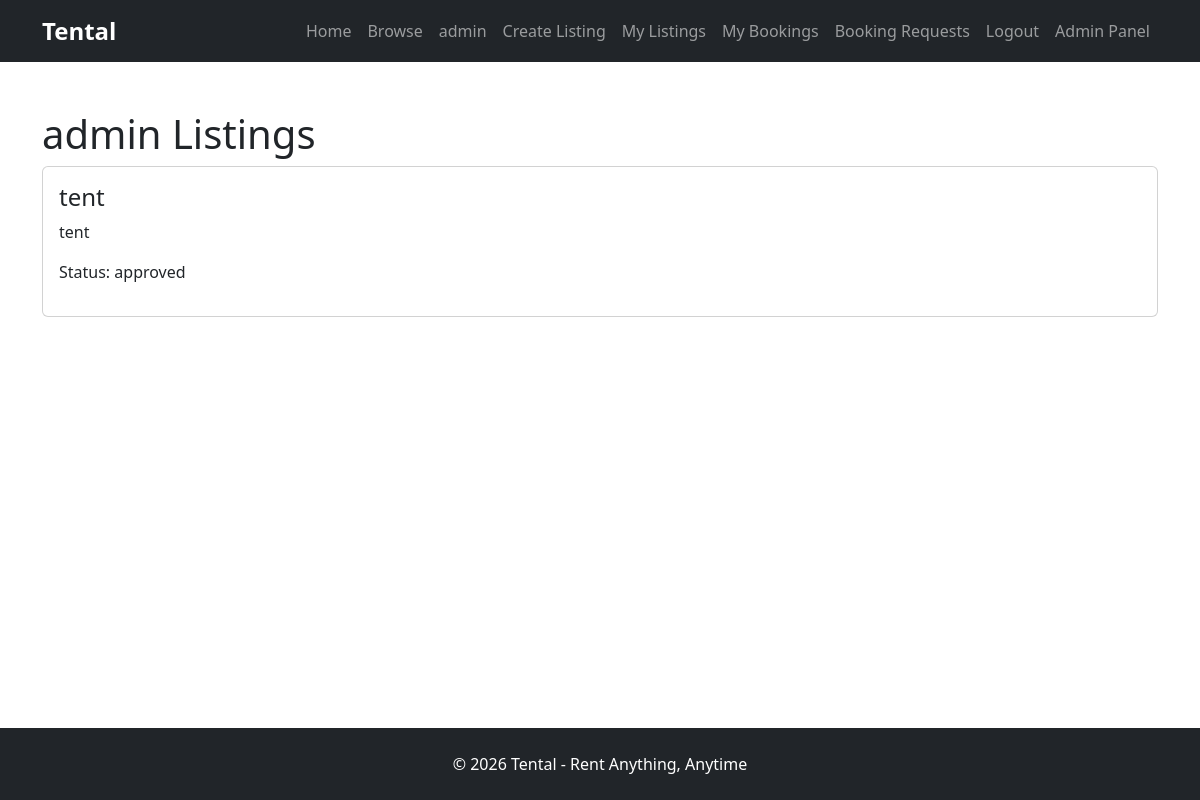
The app's page /admin/user/1 (signed in), older data.
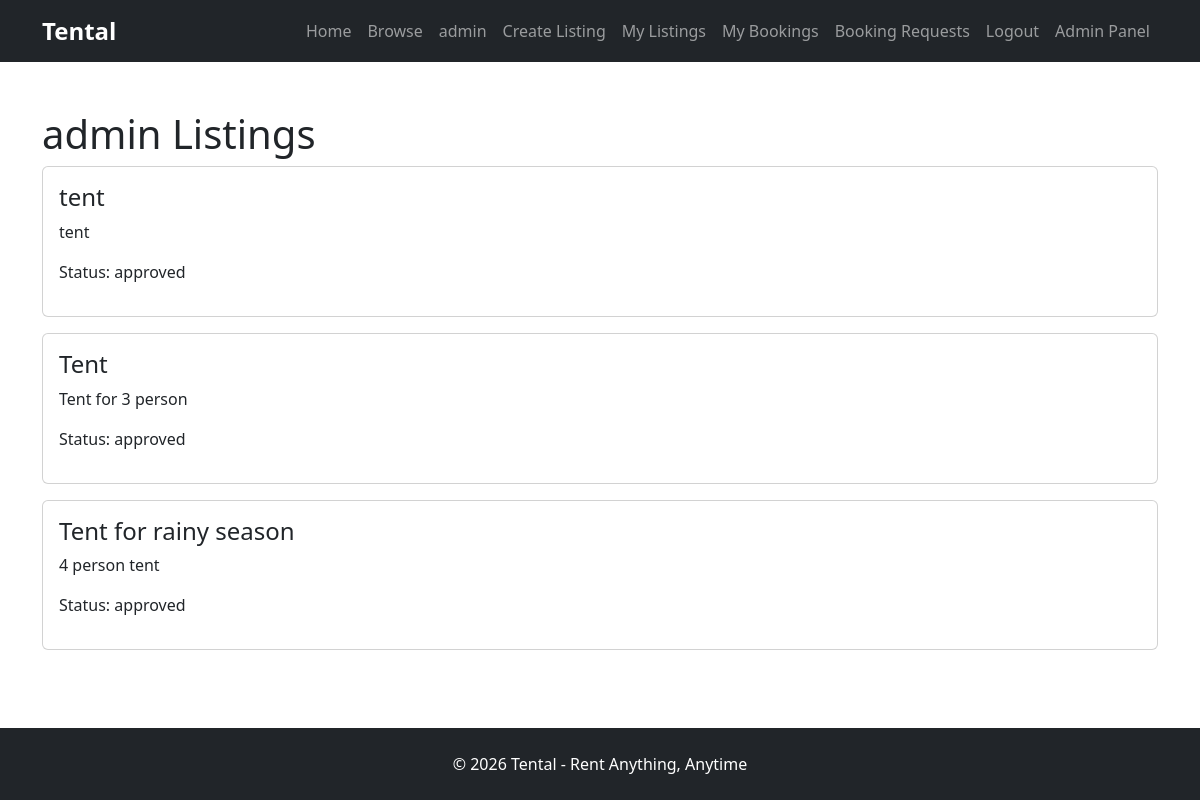
The same page, newer data.
### models/rental_item.py (models this page shows)
class RentalItem(db.Model):
    id = db.Column(db.Integer, primary_key=True)
    title = db.Column(db.String(100), nullable=False)
    description = db.Column(db.Text, nullable=False)
    price_per_day = db.Column(db.Float, nullable=False)
    category = db.Column(db.String(100), nullable=False)
    user_id = db.Column(
        db.Integer,
        db.ForeignKey("user.id"),
        nullable=False
    )
    status = db.Column(
        db.String(20),
        default="pending"
    )
    image = db.Column(
        db.String(255)
    )
    bookings = db.relationship(
        "Booking",
        backref="rental_item",
        lazy=True
    )
    quantity = db.Column(
        db.Integer,
        nullable=False,
        default=1
    )
    security_deposit = db.Column(
        db.Float,
        nullable=False,
        default=0
    )

### routes/main.py (the view)
@main.route("/admin/user/<int:id>")
@login_required
def user_listings(id):
    if not current_user.is_admin:
        return "Access Denied"
    user = User.query.get_or_404(id)
    return render_template(
        "user_listings.html",
        user=user
    )

### models/user.py (called while the page is built)
@login_manager.user_loader
def load_user(user_id):
    return User.query.get(int(user_id))

### templates/user_listings.html
{% extends "base.html" %} {% block content %}
<div class="container mt-5">
  <h1>{{ user.name }} Listings</h1>
  {% for rental in user.rentals %}
  <div class="card mb-3">
    <div class="card-body">
      <h4>{{ rental.title }}</h4>
      <p>{{ rental.description }}</p>
      <p>Status: {{ rental.status }}</p>
    </div>
  </div>
  {% endfor %}
</div>
{% endblock %}

Row changes from the older to the newer data that the page shows:
added RentalItem: title "Tent", description "Tent for 3 person", status "approved"
added RentalItem: title "Tent for rainy season", description "4 person tent", status "approved"
